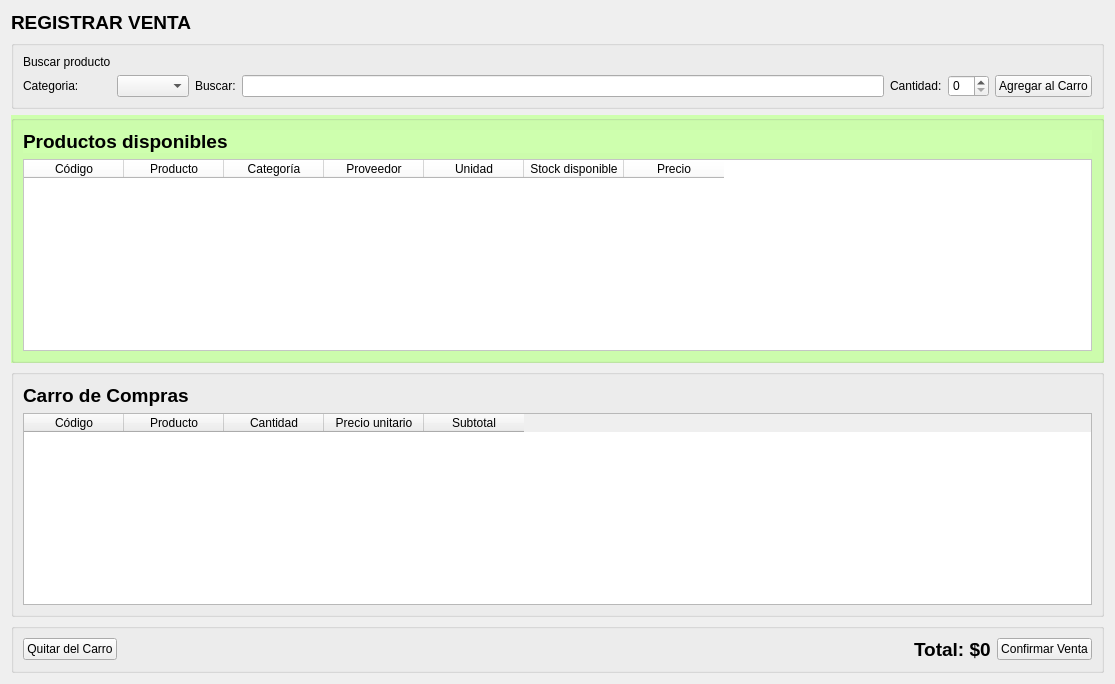
      <widget class="QWidget" name="tabVenta">
       <property name="styleSheet">
        <string notr="true">gridline-color: rgb(255, 255, 255);</string>
       </property>
       <attribute name="title">
        <string>Venta</string>
       </attribute>
       <layout class="QVBoxLayout" name="verticalLayout_4">
        <item>
         <widget class="QLabel" name="labelRegistrarVenta">
          <property name="font">
           <font>
            <pointsize>14</pointsize>
            <bold>true</bold>
           </font>
          </property>
          <property name="text">
           <string>REGISTRAR VENTA</string>
          </property>
         </widget>
        </item>
        <item>
         <widget class="QGroupBox" name="gboxRegistrarVenta">
          <property name="font">
           <font>
            <pointsize>14</pointsize>
            <bold>true</bold>
           </font>
          </property>
          <property name="title">
           <string/>
          </property>
          <layout class="QGridLayout" name="gridLayout_5">
           <item row="3" column="0">
            <widget class="QLabel" name="labelCatVenta">
             <property name="text">
              <string>Categoria:</string>
             </property>
            </widget>
           </item>
           <item row="3" column="2">
            <widget class="QLabel" name="labelFiltroVenta">
             <property name="text">
              <string>Buscar:</string>
             </property>
            </widget>
           </item>
           <item row="3" column="5">
            <widget class="QSpinBox" name="spinBoxCantidadVenta"/>
           </item>
           <item row="3" column="1">
            <widget class="QComboBox" name="comboCatVenta"/>
           </item>
           <item row="3" column="3">
            <widget class="QLineEdit" name="lineFiltroVenta"/>
           </item>
           <item row="3" column="4">
            <widget class="QLabel" name="labelCantidadVenta">
             <property name="text">
              <string>Cantidad:</string>
             </property>
            </widget>
           </item>
           <item row="0" column="0">
            <widget class="QLabel" name="labelBuscarProducto">
             <property name="text">
              <string>Buscar producto</string>
             </property>
            </widget>
           </item>
           <item row="3" column="6">
            <widget class="QPushButton" name="btnAgregarAlCarro">
             <property name="text">
              <string>Agregar al Carro</string>
             </property>
            </widget>
           </item>
          </layout>
         </widget>
        </item>
        <item>
         <widget class="QGroupBox" name="gboxProductosVenta">
          <property name="styleSheet">
           <string notr="true">background-color: rgb(206, 255, 174);</string>
          </property>
          <property name="title">
           <string/>
          </property>
          <layout class="QVBoxLayout" name="verticalLayout_2">
           <item>
            <widget class="QLabel" name="labelProductosVenta">
             <property name="font">
              <font>
               <pointsize>14</pointsize>
               <bold>true</bold>
              </font>
             </property>
             <property name="text">
              <string>Productos disponibles</string>
             </property>
            </widget>
           </item>
           <item>
            <widget class="QTableWidget" name="tableProductosVenta">
             <property name="styleSheet">
              <string notr="true">background-color: rgb(255, 255, 255);</string>
             </property>
             <column>
              <property name="text">
               <string>Código</string>
              </property>
             </column>
             <column>
              <property name="text">
               <string>Producto</string>
              </property>
             </column>
             <column>
              <property name="text">
               <string>Categoría</string>
              </property>
             </column>
             <column>
              <property name="text">
               <string>Proveedor</string>
              </property>
             </column>
             <column>
              <property name="text">
               <string>Unidad</string>
              </property>
             </column>
             <column>
              <property name="text">
               <string>Stock disponible</string>
              </property>
             </column>
             <column>
              <property name="text">
               <string>Precio</string>
              </property>
             </column>
            </widget>
           </item>
          </layout>
         </widget>
        </item>
        <item>
         <widget class="QGroupBox" name="gboxCarroVenta">
          <property name="styleSheet">
           <string notr="true"/>
          </property>
          <property name="title">
           <string/>
          </property>
          <layout class="QVBoxLayout" name="verticalLayout_3">
           <item>
            <widget class="QLabel" name="labelCarroVenta">
             <property name="font">
              <font>
               <pointsize>14</pointsize>
               <bold>true</bold>
              </font>
             </property>
             <property name="styleSheet">
              <string notr="true">color: rgb(0, 0, 0);</string>
             </property>
             <property name="text">
              <string>Carro de Compras</string>
             </property>
            </widget>
           </item>
           <item>
            <widget class="QTableWidget" name="tableCarroVenta">
             <property name="styleSheet">
              <string notr="true"/>
             </property>
             <column>
              <property name="text">
               <string>Código</string>
              </property>
             </column>
             <column>
              <property name="text">
               <string>Producto</string>
              </property>
             </column>
             <column>
              <property name="text">
               <string>Cantidad</string>
              </property>
             </column>
             <column>
              <property name="text">
               <string>Precio unitario</string>
              </property>
             </column>
             <column>
              <property name="text">
               <string>Subtotal</string>
              </property>
             </column>
            </widget>
           </item>
          </layout>
         </widget>
        </item>
        <item>
         <widget class="QGroupBox" name="gboxAccionesVenta">
          <property name="title">
           <string/>
          </property>
          <layout class="QHBoxLayout" name="horizontalLayout_2">
           <item>
            <widget class="QPushButton" name="btnQuitarCarroVenta">
             <property name="text">
              <string>Quitar del Carro</string>
             </property>
            </widget>
           </item>
           <item>
            <spacer name="espacioVenta">
             <property name="orientation">
              <enum>Qt::Orientation::Horizontal</enum>
             </property>
             <property name="sizeHint" stdset="0">
              <size>
               <width>791</width>
               <height>20</height>
              </size>
             </property>
            </spacer>
           </item>
           <item>
            <widget class="QLabel" name="labelTotalVenta">
             <property name="font">
              <font>
               <pointsize>14</pointsize>
               <bold>true</bold>
              </font>
             </property>
             <property name="text">
              <string>Total: $0</string>
             </property>
            </widget>
           </item>
           <item>
            <widget class="QPushButton" name="btnConfirmarVenta">
             <property name="text">
              <string>Confirmar Venta</string>
             </property>
            </widget>
           </item>
          </layout>
         </widget>
        </item>
       </layout>
      </widget>
